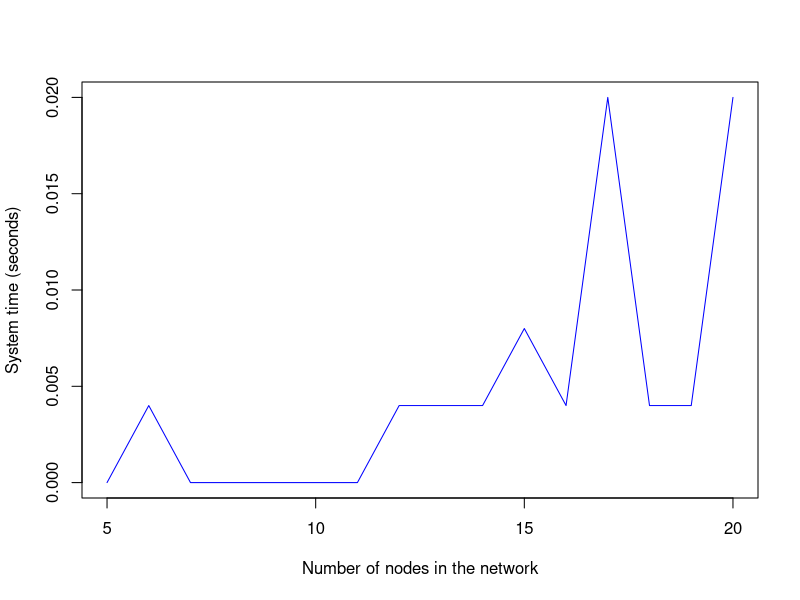

Recreate this plot in R.
times <- read.table("times.txt", header=TRUE)
n <- times$n
t <- times$systemtime
t

plot(x=n, y=t, type="l", col="blue", xlab="Number of nodes in the network", ylab="System time (seconds)")

